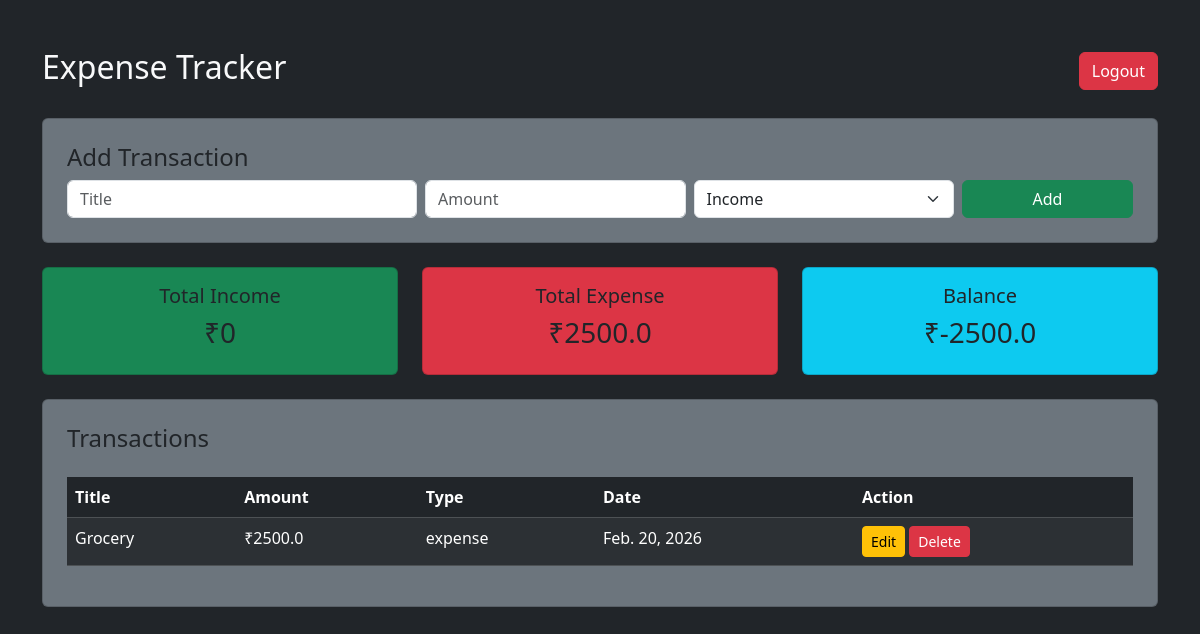
Screenshot of / (signed in) with the database file from the repository.
### tracker/models.py (models this page shows, shortened)
class Transaction(models.Model):
    user = models.ForeignKey(User, on_delete=models.CASCADE)
    title = models.CharField(max_length=200)
    amount = models.FloatField()
    transaction_type = models.CharField(max_length=10)
    date = models.DateField(auto_now_add=True)

### tracker/views.py (the view, shortened to what this page needs)
# urls.py: path('', views.home, name='home'),
@login_required
def home(request):
    transactions = Transaction.objects.filter(user=request.user).order_by('-date')
    income = transactions.filter(transaction_type='income').aggregate(Sum('amount'))['amount__sum'] or 0
    expense = transactions.filter(transaction_type='expense').aggregate(Sum('amount'))['amount__sum'] or 0
    balance = income - expense
    monthly_data = (
        transactions
        .annotate(month=TruncMonth('date'))
        .values('month')
        .annotate(total=Sum('amount'))
        .order_by('-month')
    )
    context = {
        'transactions': transactions,
        'income': income,
        'expense': expense,
        'balance': balance,
        'monthly_data': monthly_data,
    }
    return render(request, 'tracker/home.html', context)

### tracker/templates/tracker/home.html (shortened to what this page needs)
<!DOCTYPE html>
<html>
<head>
    <link href="https://cdn.jsdelivr.net/npm/bootstrap@5.3.2/dist/css/bootstrap.min.css" rel="stylesheet">
</head>
<body class="bg-dark text-light">
<div class="container mt-5">
    <div class="d-flex justify-content-between align-items-center mb-4">
        <h2>Expense Tracker</h2>
        <form method="POST" action="{% url 'logout' %}">
            <button type="submit" class="btn btn-danger">
                Logout
            </button>
        </form>
    </div>
    <div class="card bg-secondary p-4 mb-4">
        <h4>Add Transaction</h4>
        <form method="POST">
            <div class="row g-2">
                <div class="col-md-4">
                    <input type="text" name="title" class="form-control" placeholder="Title" required>
                </div>
                <div class="col-md-3">
                    <input type="number" step="0.01" name="amount" class="form-control" placeholder="Amount" required>
                </div>
                <div class="col-md-3">
                    <select name="type" class="form-select">
                        <option value="income">Income</option>
                    </select>
                </div>
                <div class="col-md-2">
                    <button class="btn btn-success w-100">Add</button>
                </div>
            </div>
        </form>
    </div>
    <div class="row text-center mb-4">
        <div class="col-md-4">
            <div class="card bg-success p-3">
                <h5>Total Income</h5>
                <h3>₹{{ income }}</h3>
            </div>
        </div>
        <div class="col-md-4">
            <div class="card bg-danger p-3">
                <h5>Total Expense</h5>
                <h3>₹{{ expense }}</h3>
            </div>
        </div>
        <div class="col-md-4">
            <div class="card bg-info p-3">
                <h5>Balance</h5>
                <h3>₹{{ balance }}</h3>
            </div>
        </div>
    </div>
    <div class="card bg-secondary p-4">
        <h4>Transactions</h4>
        <table class="table table-dark table-striped mt-3">
            <thead>
                <tr>
                    <th>Title</th>
                    <th>Amount</th>
                    <th>Type</th>
                    <th>Date</th>
                    <th>Action</th>
                </tr>
            </thead>
            <tbody>
                {% for t in transactions %}
                <tr>
                    <td>{{ t.title }}</td>
                    <td>₹{{ t.amount }}</td>
                    <td>{{ t.transaction_type }}</td>
                    <td>{{ t.date }}</td>
                    <td>
                        <a href="{% url 'edit' t.id %}" class="btn btn-sm btn-warning">Edit</a>
                        <form method="POST" action="{% url 'delete' t.id %}" style="display:inline;">
                            <button type="submit" class="btn btn-sm btn-danger"
                                onclick="return confirm('Are you sure?')">
                                Delete
                            </button>
                        </form>
                    </td>
                </tr>
                {% empty %}
                <tr>
                    <td colspan="5" class="text-center">No transactions yet</td>
                </tr>
                {% endfor %}
            </tbody>
        </table>
    </div>
</div>
</body>
</html>

### rows the page displays
Transaction: title "Grocery", amount "2500.0", transaction_type "expense", date "Feb. 20, 2026"

### other values shown
{{ income }} "0"
{{ expense }} "2500.0"
{{ balance }} "-2500.0"
